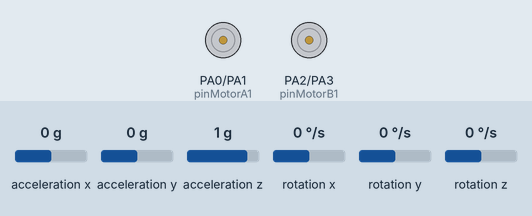
The sketch below on a simulated STM32 Blue Pill. Parts: motor-driver pin pairs drawn as motors (green arrow = first pin HIGH = forward, orange = second pin HIGH = backward, longer = more drive). The test bench sets the inputs (shaded band); at power-on: rotation y 0 °/s, acceleration x 0 g, acceleration y 0 g, acceleration z 1 g, rotation x 0 °/s, rotation z 0 °/s. What the sketch prints to the serial monitor is not drawn.

Above: at 1.2 s.
1.3 s: rotation y set to 47 °/s
At 1.8 s:
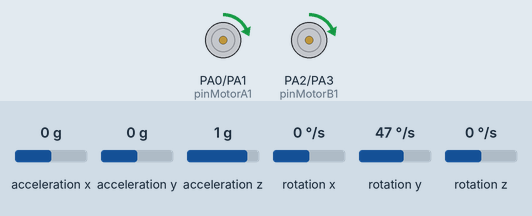
2.9 s: acceleration x set to 0.8 g
At 3.8 s:
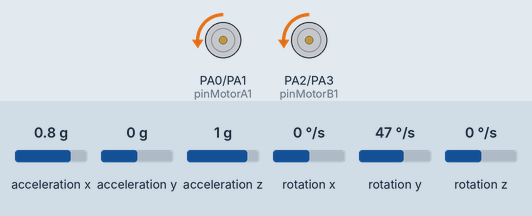
Timing chart, 0 to 5.9 s (numbered marks = the images above; inputs shaded):
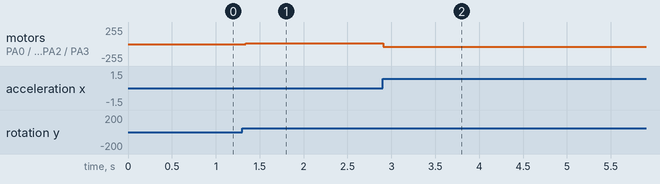

Measured:
- after the input at 1.3 s, motor on PA0 (pinMotorA1) / PA1 (pinMotorA2), motor on PA2 (pinMotorB1) / PA3 (pinMotorB2): stopped → forward 15/255 at once
- after the input at 2.9 s, motor on PA0 (pinMotorA1) / PA1 (pinMotorA2), motor on PA2 (pinMotorB1) / PA3 (pinMotorB2): forward 15/255 → backward 43/255 at once

The sketch:

balancer.ino
```cpp
#include "I2Cdev.h"
#include "MPU6050.h"
#include "controller.hpp"

namespace balancer
{

struct ControlTraits
{
  static constexpr double p = 9;
  static constexpr double i = 0.001;
  static constexpr double d = 0;

  static constexpr int    limit = 255;
  static constexpr double shift = 0.003;
  static constexpr double filter_gain = 0.9;
  static constexpr double threshold = 2.5;
  static constexpr int    threshold_control = 43;
};

constexpr int pinMotorA1 = PA0;
constexpr int pinMotorA2 = PA1;
constexpr int pinMotorB1 = PA2;
constexpr int pinMotorB2 = PA3;

MPU6050 accelgyro;

class DeviceTraits
{
public:
  static void read(int& accX, int& accZ, int& gyroY)
  {
    static int16_t ax, ay, az;
    static int16_t gx, gy, gz;
    accelgyro.getMotion6(&ax, &ay, &az, &gx, &gy, &gz);
    accX = ax;
    accZ = az;
    gyroY = gy;
  }

  static void write(double value, int precision=3)
  {
    Serial.print(value, precision);
    Serial.print("\t");
  }

  static void writeln()
  {
    Serial.println();
  }

  static void control(int power)
  {
    if (power > 255)  power = 255;
    if (power < -255) power = -255;

    if (power >= 0) {  // forward
      analogWrite(pinMotorA2, 0);
      analogWrite(pinMotorA1, power);
      analogWrite(pinMotorB2, 0);
      analogWrite(pinMotorB1, power);
    } else {           // backward
      analogWrite(pinMotorA1, 0);
      analogWrite(pinMotorA2, -power);
      analogWrite(pinMotorB1, 0);
      analogWrite(pinMotorB2, -power);
    }
  }

  static double gyro(double gyroY)
  {
    return gyroY / 131.0;
  }

  static double angle(int accX, int accZ)
  {
    constexpr double rad2grad = 180.0 / 3.14159;
    return -atan2(accX, accZ) * rad2grad;
  }

  static unsigned long time()
  {
    return micros();
  }
};

} // namespace balancer

class Device
{
public:
  using ControlTraits = balancer::ControlTraits;
  using DeviceTraits = balancer::DeviceTraits;
};

Controller<Device> controller;

void setup()
{
  Wire.begin();
  Serial.begin(38400);
  balancer::accelgyro.initialize();
  balancer::accelgyro.testConnection();
}

void loop()
{
  controller.process();
}
```

controller.hpp
```cpp
#pragma once

template<class Device>
class Controller
{
public:
  Controller() :
    time_(0),
    filterAngle_(0),
    gyroAngle_(0)
  {
  }

  void process()
  {
    double dt = deltaTime();
    int accX = 0;
    int accZ = 0;
    int gyroY = 0;

    Device::DeviceTraits::read(accX, accZ, gyroY);
    double gyroRaw = Device::DeviceTraits::gyro(gyroY);
    double accAngle = Device::DeviceTraits::angle(accX, accZ);
    filter(accAngle, gyroRaw, dt);
    int power = control(gyroRaw, dt);
    apply(power);

    Device::DeviceTraits::write(currentTime(), 3);
    Device::DeviceTraits::write(accAngle, 3);
    Device::DeviceTraits::write(filterAngle_, 3);
    Device::DeviceTraits::write(gyroRaw, 3);
    Device::DeviceTraits::write(dt, 4);
    Device::DeviceTraits::write(gyroAngle_, 3);
    Device::DeviceTraits::write(power);
    Device::DeviceTraits::writeln();
  }

private:
  void filter(double accAngle, double gyroRaw, double dt)
  {
    constexpr double shift = Device::ControlTraits::shift;
    constexpr double k1 = Device::ControlTraits::filter_gain;
    constexpr double k2 = 1 - k1;
    gyroAngle_ += gyroRaw * dt - shift;
    filterAngle_ = k1 * (filterAngle_ + gyroRaw * dt - shift) + k2 * accAngle;
  }

  double deltaTime()
  // precess delta time in seconds
  {
    unsigned long now = Device::DeviceTraits::time();
    unsigned long delta = now - time_;
    time_ = now;
    return delta / 1e6;
  }

  double currentTime()
  // current time in seconds
  {
    return time_ / 1e6;
  }

  int control(double de, double dt)
  {
    constexpr int limit = Device::ControlTraits::limit;
    constexpr double threshold = Device::ControlTraits::threshold;
    constexpr int threshold_control = Device::ControlTraits::threshold_control;

    double e = filterAngle_;
    if (e > threshold) return threshold_control;
    if (e < -threshold) return -threshold_control;

    static double i = 0;
    double p = Device::ControlTraits::p * e;
    i += Device::ControlTraits::i * e * dt;
    double d = Device::ControlTraits::d * de;

    if (i > limit) i = limit;
    if (i < -limit) i = -limit;

    int power = round(p + i + d);
    if (power > limit) power = limit;
    if (power < -limit) power = -limit;
    return power;
  }

  void apply(int power)
  {
    Device::DeviceTraits::control(power);
  }

  unsigned long time_;
  double filterAngle_;
  double gyroAngle_;
};
```
